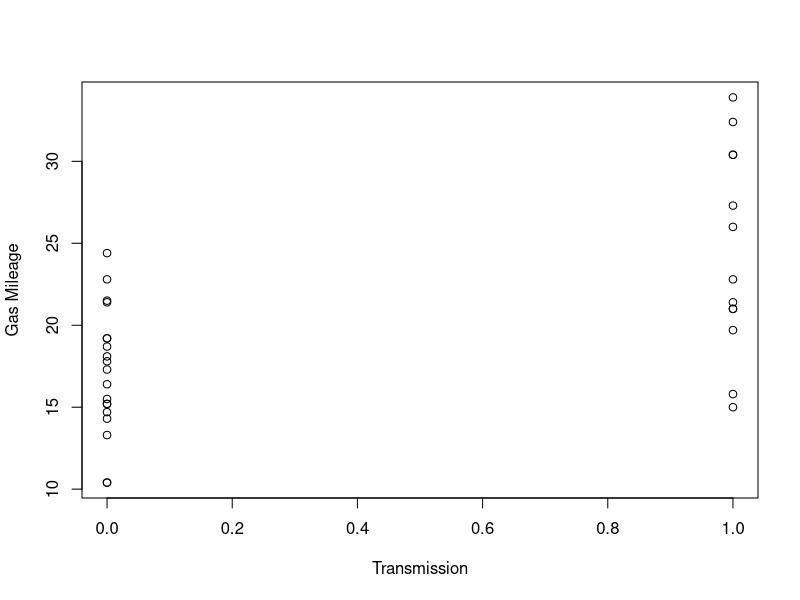
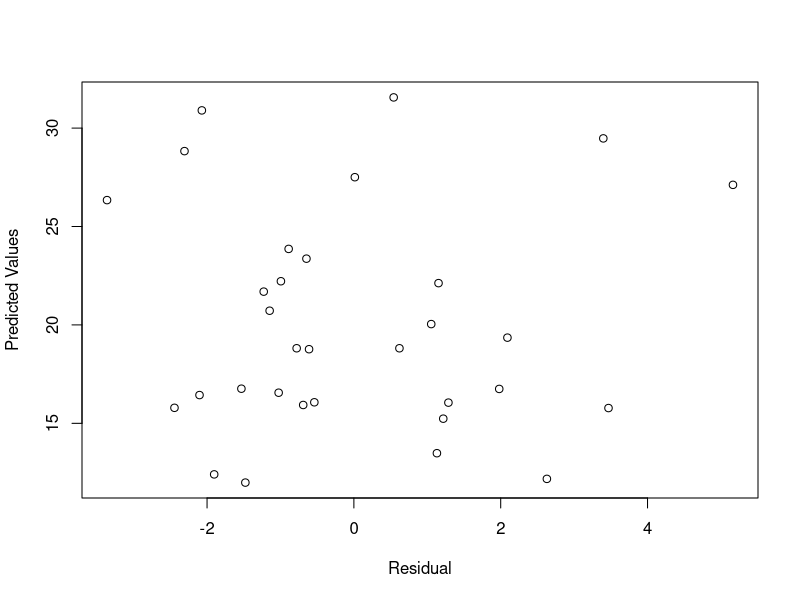

These figures' R source, in order:
## ---- chunk 1
attach(mtcars)

plot(am,mpg,xlab="Transmission",ylab="Gas Mileage")
## ---- chunk 2
am_mpg <- mpg[!mtcars$am]
man_mpg <- mpg[mtcars$am==1]
test <- t.test(man_mpg,am_mpg,alternative="greater",conf.level=0.95)
test
## ---- chunk 3
mean(man_mpg)-mean(am_mpg)
## ---- chunk 4
attach(mtcars)
lin_model <- lm(mpg ~ ., data=mtcars)
summary(lin_model)$coef
## ---- chunk 5
summary(lm(mpg~factor(cyl)))$coef
summary(lm(mpg~disp))$coef
summary(lm(mpg~hp))$coef
summary(lm(mpg~drat))$coef
summary(lm(mpg~wt))$coef
summary(lm(mpg~qsec))$coef
summary(lm(mpg~factor(vs)))$coef
summary(lm(mpg~factor(am)))$coef
summary(lm(mpg~factor(gear)))$coef
summary(lm(mpg~factor(carb)))$coef
## ---- chunk 6
summary(lm(mpg~factor(cyl)+drat+wt+factor(vs)+factor(gear)+factor(am)))
## ---- chunk 7
summary(lm(mpg~factor(cyl)+wt+factor(gear)+factor(am)))
## ---- chunk 8
fit <- lm(mpg ~ factor(cyl) + wt + factor(am))
fit1 <- update(fit,mpg ~ factor(cyl) + wt*factor(am))
fit2 <- update(fit,mpg ~ factor(cyl) + wt*factor(gear))
fit3 <- update(fit2,mpg~ factor(cyl)+wt*factor(gear)+wt*factor(am))
anova(fit, fit1,fit2,fit3)
summary(fit1)
## ---- chunk 9
plot(resid(fit3),predict(fit1),ylab="Predicted Values",xlab="Residual")
